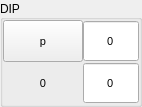
<?xml version="1.0" encoding="UTF-8"?>
<ui version="4.0">
 <class>normalJoint</class>
 <widget class="QWidget" name="normalJoint">
  <property name="geometry">
   <rect>
    <x>0</x>
    <y>0</y>
    <width>142</width>
    <height>107</height>
   </rect>
  </property>
  <property name="sizePolicy">
   <sizepolicy hsizetype="Preferred" vsizetype="Preferred">
    <horstretch>0</horstretch>
    <verstretch>0</verstretch>
   </sizepolicy>
  </property>
  <property name="maximumSize">
   <size>
    <width>116775</width>
    <height>116775</height>
   </size>
  </property>
  <property name="windowTitle">
   <string>Form</string>
  </property>
  <layout class="QGridLayout" name="gridLayout_2">
   <property name="leftMargin">
    <number>0</number>
   </property>
   <property name="topMargin">
    <number>0</number>
   </property>
   <property name="rightMargin">
    <number>0</number>
   </property>
   <property name="bottomMargin">
    <number>0</number>
   </property>
   <property name="spacing">
    <number>0</number>
   </property>
   <item row="0" column="0">
    <widget class="QGroupBox" name="digit">
     <property name="title">
      <string>DIP</string>
     </property>
     <property name="alignment">
      <set>Qt::AlignLeading|Qt::AlignLeft|Qt::AlignVCenter</set>
     </property>
     <property name="flat">
      <bool>false</bool>
     </property>
     <property name="checkable">
      <bool>false</bool>
     </property>
     <layout class="QGridLayout" name="gridLayout">
      <property name="leftMargin">
       <number>0</number>
      </property>
      <property name="topMargin">
       <number>0</number>
      </property>
      <property name="rightMargin">
       <number>0</number>
      </property>
      <property name="bottomMargin">
       <number>0</number>
      </property>
      <property name="spacing">
       <number>0</number>
      </property>
      <item row="0" column="1">
       <widget class="QSpinBox" name="pressure">
        <property name="sizePolicy">
         <sizepolicy hsizetype="Preferred" vsizetype="Preferred">
          <horstretch>0</horstretch>
          <verstretch>0</verstretch>
         </sizepolicy>
        </property>
        <property name="minimumSize">
         <size>
          <width>0</width>
          <height>0</height>
         </size>
        </property>
        <property name="font">
         <font>
          <pointsize>8</pointsize>
         </font>
        </property>
        <property name="layoutDirection">
         <enum>Qt::LeftToRight</enum>
        </property>
        <property name="autoFillBackground">
         <bool>false</bool>
        </property>
        <property name="alignment">
         <set>Qt::AlignCenter</set>
        </property>
        <property name="buttonSymbols">
         <enum>QAbstractSpinBox::NoButtons</enum>
        </property>
        <property name="maximum">
         <number>200</number>
        </property>
       </widget>
      </item>
      <item row="0" column="0">
       <widget class="QPushButton" name="chamberNum">
        <property name="sizePolicy">
         <sizepolicy hsizetype="Preferred" vsizetype="Preferred">
          <horstretch>0</horstretch>
          <verstretch>0</verstretch>
         </sizepolicy>
        </property>
        <property name="maximumSize">
         <size>
          <width>16777215</width>
          <height>16777215</height>
         </size>
        </property>
        <property name="font">
         <font>
          <pointsize>8</pointsize>
         </font>
        </property>
        <property name="text">
         <string>p</string>
        </property>
        <property name="checkable">
         <bool>false</bool>
        </property>
       </widget>
      </item>
      <item row="1" column="1">
       <widget class="QSpinBox" name="angle">
        <property name="sizePolicy">
         <sizepolicy hsizetype="Preferred" vsizetype="Preferred">
          <horstretch>0</horstretch>
          <verstretch>0</verstretch>
         </sizepolicy>
        </property>
        <property name="minimumSize">
         <size>
          <width>0</width>
          <height>0</height>
         </size>
        </property>
        <property name="font">
         <font>
          <pointsize>8</pointsize>
         </font>
        </property>
        <property name="layoutDirection">
         <enum>Qt::LeftToRight</enum>
        </property>
        <property name="autoFillBackground">
         <bool>false</bool>
        </property>
        <property name="alignment">
         <set>Qt::AlignCenter</set>
        </property>
        <property name="buttonSymbols">
         <enum>QAbstractSpinBox::NoButtons</enum>
        </property>
        <property name="maximum">
         <number>120</number>
        </property>
       </widget>
      </item>
      <item row="1" column="0">
       <widget class="QLabel" name="angleReal">
        <property name="font">
         <font>
          <pointsize>8</pointsize>
         </font>
        </property>
        <property name="text">
         <string>0</string>
        </property>
        <property name="alignment">
         <set>Qt::AlignCenter</set>
        </property>
       </widget>
      </item>
     </layout>
    </widget>
   </item>
  </layout>
 </widget>
 <resources/>
 <connections>
  <connection>
   <sender>angle</sender>
   <signal>valueChanged(int)</signal>
   <receiver>normalJoint</receiver>
   <slot>slotAngleValueChanged()</slot>
   <hints>
    <hint type="sourcelabel">
     <x>131</x>
     <y>109</y>
    </hint>
    <hint type="destinationlabel">
     <x>19</x>
     <y>0</y>
    </hint>
   </hints>
  </connection>
  <connection>
   <sender>pressure</sender>
   <signal>valueChanged(int)</signal>
   <receiver>normalJoint</receiver>
   <slot>slotPressureValueChanged()</slot>
   <hints>
    <hint type="sourcelabel">
     <x>125</x>
     <y>46</y>
    </hint>
    <hint type="destinationlabel">
     <x>18</x>
     <y>0</y>
    </hint>
   </hints>
  </connection>
  <connection>
   <sender>chamberNum</sender>
   <signal>clicked(bool)</signal>
   <receiver>normalJoint</receiver>
   <slot>slotPressureHoldClicked(bool)</slot>
   <hints>
    <hint type="sourcelabel">
     <x>12</x>
     <y>31</y>
    </hint>
    <hint type="destinationlabel">
     <x>16</x>
     <y>0</y>
    </hint>
   </hints>
  </connection>
 </connections>
 <slots>
  <slot>slotAngleValueChanged()</slot>
  <slot>slotMinNChanged()</slot>
  <slot>slotMaxNChanged()</slot>
  <slot>slotMinPChanged()</slot>
  <slot>slotMaxPChanged()</slot>
  <slot>slotPressureValueChanged()</slot>
  <slot>slotPressureHoldClicked(bool)</slot>
 </slots>
</ui>
